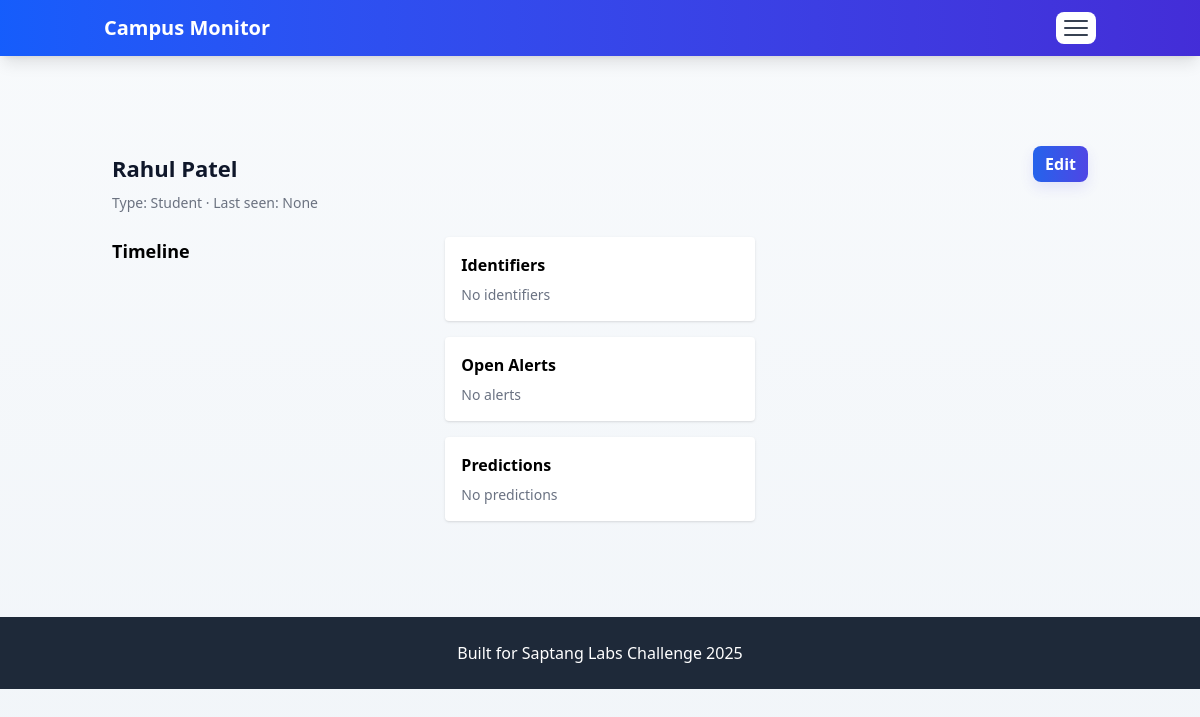
/entity/2/, run on an earlier commit of the app's database.
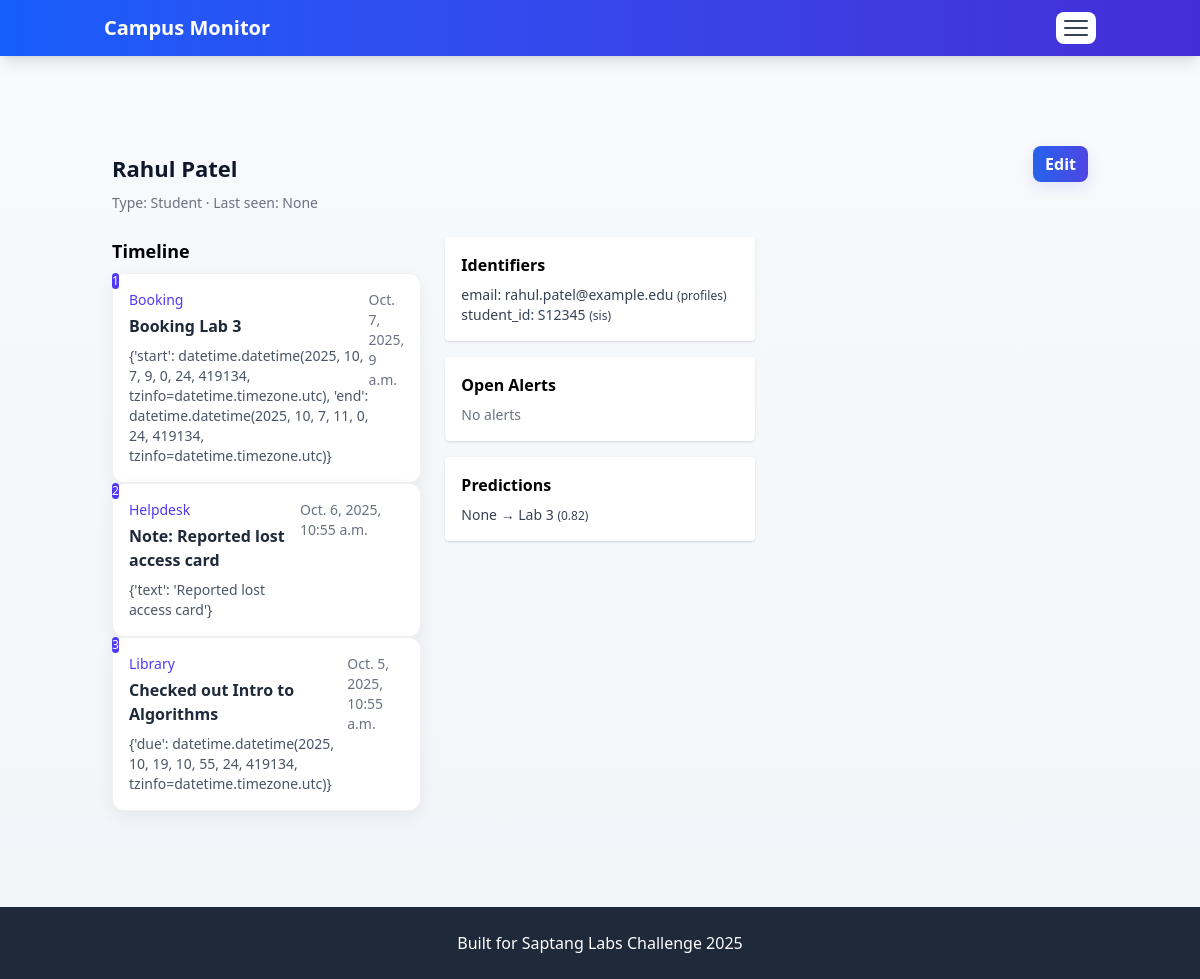
And on a later commit of the database.
### campus_monitor/dashboard/models.py (models this page shows, shortened)
class Entity(models.Model):
	name = models.CharField(max_length=200)
	entity_type = models.CharField(max_length=100, blank=True)
	last_seen = models.DateTimeField(null=True, blank=True)
	status = models.CharField(max_length=100, blank=True)
	confidence = models.FloatField(null=True, blank=True)
	metadata = models.JSONField(blank=True, null=True)
	created_at = models.DateTimeField(default=timezone.now)
	updated_at = models.DateTimeField(auto_now=True)
	class Meta:
		ordering = ['-last_seen', '-updated_at']

class Booking(models.Model):
	entity = models.ForeignKey(Entity, related_name='bookings', on_delete=models.SET_NULL, null=True, blank=True)
	resource = models.CharField(max_length=200)
	start = models.DateTimeField()
	end = models.DateTimeField()
	metadata = models.JSONField(blank=True, null=True)
	created_at = models.DateTimeField(default=timezone.now)

class Note(models.Model):
	entity = models.ForeignKey(Entity, related_name='notes', on_delete=models.SET_NULL, null=True, blank=True)
	source = models.CharField(max_length=200, blank=True)
	timestamp = models.DateTimeField()
	text = models.TextField()
	metadata = models.JSONField(blank=True, null=True)
	created_at = models.DateTimeField(default=timezone.now)

class LibraryCheckout(models.Model):
	entity = models.ForeignKey(Entity, related_name='checkouts', on_delete=models.SET_NULL, null=True, blank=True)
	item = models.CharField(max_length=300)
	checkout_time = models.DateTimeField()
	due_time = models.DateTimeField(null=True, blank=True)
	metadata = models.JSONField(blank=True, null=True)
	created_at = models.DateTimeField(default=timezone.now)

class Identifier(models.Model):
	entity = models.ForeignKey(Entity, related_name='identifiers', on_delete=models.CASCADE)
	id_type = models.CharField(max_length=100)  # e.g., 'card_id', 'email', 'device_hash', 'face_id'
	id_value = models.CharField(max_length=500, db_index=True)
	source = models.CharField(max_length=200, blank=True)  # which system provided this id
	confidence = models.FloatField(null=True, blank=True)
	metadata = models.JSONField(blank=True, null=True)
	created_at = models.DateTimeField(default=timezone.now)
	class Meta:
		unique_together = (('id_type', 'id_value'),)

class Prediction(models.Model):
	entity = models.ForeignKey(Entity, related_name='predictions', on_delete=models.SET_NULL, null=True, blank=True)
	predicted_time = models.DateTimeField(null=True, blank=True)
	predicted_location = models.CharField(max_length=200, blank=True)
	score = models.FloatField(null=True, blank=True)
	model_name = models.CharField(max_length=200, blank=True)
	payload = models.JSONField(blank=True, null=True)
	created_at = models.DateTimeField(default=timezone.now)
	class Meta:
		ordering = ['-created_at']

### campus_monitor/dashboard/views.py (the view)
# urls.py: path('entity/<int:pk>/', views.entity_detail, name='entity_detail'),
def entity_detail(request, pk):
    try:
        e = Entity.objects.get(pk=pk)
    except Entity.DoesNotExist:
        messages.error(request, 'Entity not found.')
        return redirect('entity_list')
    items = []
    for ev in TimelineEvent.objects.filter(entity=e).order_by('-timestamp'):
        items.append({'time': ev.timestamp, 'kind': 'timeline', 'summary': ev.event_type or ev.description, 'details': ev.description, 'source': 'timeline', 'raw': ev.data})
    ids = [ident.id_value for ident in e.identifiers.all() if ident.id_type and ident.id_value]
    if ids:
        swipes = SwipeLog.objects.filter(card_id__in=ids).order_by('-timestamp')[:200]
        for s in swipes:
            items.append({'time': s.timestamp, 'kind': 'swipe', 'summary': f'Swipe @ {s.location}', 'details': s.raw or {}, 'source': 'swipe', 'raw': s.raw})
    device_ids = [ident.id_value for ident in e.identifiers.all() if ident.id_type == 'device_hash']
    if device_ids:
        wlogs = WifiLog.objects.filter(device_hash__in=device_ids).order_by('-timestamp')[:200]
        for w in wlogs:
            items.append({'time': w.timestamp, 'kind': 'wifi', 'summary': f'WiFi @ {w.ap_id}', 'details': {'rssi': w.rssi}, 'source': 'wifi', 'raw': w.raw})
    for b in Booking.objects.filter(entity=e).order_by('-start'):
        items.append({'time': b.start, 'kind': 'booking', 'summary': f'Booking {b.resource}', 'details': {'start': b.start, 'end': b.end}, 'source': 'booking', 'raw': b.metadata})
    for c in LibraryCheckout.objects.filter(entity=e).order_by('-checkout_time'):
        items.append({'time': c.checkout_time, 'kind': 'checkout', 'summary': f'Checked out {c.item}', 'details': {'due': c.due_time}, 'source': 'library', 'raw': c.metadata})
    for n in Note.objects.filter(entity=e).order_by('-timestamp'):
        items.append({'time': n.timestamp, 'kind': 'note', 'summary': f'Note: { (n.text[:80] + "...") if len(n.text) > 80 else n.text }', 'details': {'text': n.text}, 'source': n.source, 'raw': n.metadata})
    items_sorted = sorted(items, key=lambda x: x['time'] or timezone.now(), reverse=True)
    idents = list(e.identifiers.all())
    alerts = list(e.alerts.all())
    preds = list(e.predictions.all())
    return render(request, 'dashboard/entity_detail.html', {
        'entity': e,
        'items': items_sorted,
        'identifiers': idents,
        'alerts': alerts,
        'predictions': preds,
    })

### campus_monitor/dashboard/context_processors.py (called while the page is built)
def server_date(request):
    server_dt = timezone.now()
    if TimelineEvent is not None:
        try:
            latest = TimelineEvent.objects.order_by('-timestamp').first()
            if latest and latest.timestamp:
                server_dt = latest.timestamp
        except Exception:
            pass
    user_is_staff = False
    try:
        if request.user.is_authenticated:
            prof = getattr(request.user, 'profile', None)
            if prof and getattr(prof, 'role', None) in ('Staff', 'Admin'):
                user_is_staff = True
            else:
                user_is_staff = getattr(request.user, 'is_staff', False)
    except Exception:
        user_is_staff = getattr(request.user, 'is_staff', False)
    return {'server_date': server_dt, 'user_is_staff': user_is_staff}

### campus_monitor/dashboard/templates/dashboard/entity_detail.html
{% extends 'dashboard/base.html' %}
{% block content %}
<div class="container mx-auto px-6 py-12">
    <div class="flex items-start justify-between mb-6">
        <div>
            <h1 class="page-title">{{ entity.name }}</h1>
            <div class="text-sm muted">Type: {{ entity.entity_type }} · Last seen: {{ entity.last_seen }}</div>
        </div>
        <div class="text-right">
            <a href="{% url 'add_entity' %}" class="btn-primary">Edit</a>
        </div>
    </div>
    <div class="grid grid-cols-1 md:grid-cols-3 gap-6">
        <div class="col-span-2">
            <h2 class="text-lg font-semibold mb-2">Timeline</h2>
            <div class="relative">
                <div class="border-l-2 border-gray-200 pl-6 space-y-6">
                    {% for item in items %}
                        <div class="relative">
                            <div class="absolute -left-8 top-0 w-6 h-6 rounded-full bg-indigo-600 text-white flex items-center justify-center text-xs">{{ forloop.counter }}</div>
                            <div class="card p-4">
                                <div class="flex items-start justify-between">
                                    <div class="pr-4">
                                        <div class="text-sm text-indigo-600 font-medium">{{ item.source|capfirst }}</div>
                                        <div class="font-semibold text-gray-800 mt-1">{{ item.summary }}</div>
                                        <div class="text-sm text-gray-600 mt-2">{% if item.details %}{{ item.details }}{% endif %}</div>
                                    </div>
                                    <div class="text-sm text-gray-500">{{ item.time }}</div>
                                </div>
                            </div>
                        </div>
                    {% endfor %}
                </div>
            </div>
        </div>
        <div>
            <div class="bg-white p-4 rounded shadow mb-4">
                <h3 class="font-semibold mb-2">Identifiers</h3>
                <ul class="text-sm text-gray-700 space-y-1">
                    {% for id in identifiers %}
                        <li>{{ id.id_type }}: {{ id.id_value }} <span class="text-xs text-gray-400">({{ id.source }})</span></li>
                    {% empty %}
                        <li class="text-gray-500">No identifiers</li>
                    {% endfor %}
                </ul>
            </div>
            <div class="bg-white p-4 rounded shadow mb-4">
                <h3 class="font-semibold mb-2">Open Alerts</h3>
                <ul class="text-sm text-gray-700 space-y-1">
                    {% for a in alerts %}
                        <li>{{ a.alert_type }} - {{ a.message }} <span class="text-xs text-gray-400">({{ a.status }})</span></li>
                    {% empty %}
                        <li class="text-gray-500">No alerts</li>
                    {% endfor %}
                </ul>
            </div>
            <div class="bg-white p-4 rounded shadow">
                <h3 class="font-semibold mb-2">Predictions</h3>
                <ul class="text-sm text-gray-700 space-y-1">
                    {% for p in predictions %}
                        <li>{{ p.predicted_time }} → {{ p.predicted_location }} <span class="text-xs text-gray-400">({{ p.score }})</span></li>
                    {% empty %}
                        <li class="text-gray-500">No predictions</li>
                    {% endfor %}
                </ul>
            </div>
        </div>
    </div>
</div>
{% endblock %}

### campus_monitor/dashboard/templates/dashboard/base.html (shortened to what this page needs)
<!DOCTYPE html>
<html lang="en">
<head>
    <link href="/static/dashboard/styles.css" rel="stylesheet">
    <link href="/static/dashboard/theme.css" rel="stylesheet">
</head>
<body class="bg-gray-50 min-h-screen">
    <nav class="bg-gradient-to-r from-blue-600 to-indigo-700 text-white shadow-lg sticky top-0 z-50">
        <div class="container mx-auto px-4 py-3">
            <div class="flex items-center justify-between">
                <div class="flex items-center space-x-4">
                    <div class="text-xl font-bold mobile-brand">Campus Monitor</div>
                </div>
                <div class="flex items-center space-x-3">
                    <button id="nav-toggle" aria-label="Toggle navigation" aria-controls="nav-menu" aria-expanded="false" class="md:hidden bg-white text-indigo-600 px-2 py-1 rounded focus:outline-none hamburger" type="button">
                        <span class="hamburger-box">
                            <span class="hamburger-inner"></span>
                        </span>
                    </button>
                </div>
            </div>
        </div>
    </nav>
    <main>
            <div class="container mx-auto px-6 py-6">
        </div>
        {% block content %}
        {% endblock %}
    </main>
    <footer class="bg-gray-800 text-white py-6 mt-12">
        <div class="container mx-auto px-6 text-center">
            <p>Built for Saptang Labs Challenge 2025</p>
        </div>
    </footer>
</body>
</html>

### campus_monitor/dashboard/static/dashboard/theme.css (style rules this page uses)
:root { --brand-1: #2563eb; --brand-2: #4f46e5; --muted: #6b7280; --card-bg: #ffffff; --surface: #f8fafc; }
body { background: linear-gradient(180deg, var(--surface) 0%, #f1f5f9 100%); }
.card { background:var(--card-bg);border:1px solid rgba(15,23,42,0.06);border-radius:0.75rem;box-shadow:0 6px 18px rgba(15,23,42,0.06) }
.btn-primary { background:linear-gradient(90deg,var(--brand-1),var(--brand-2));color:white;padding:0.45rem 0.75rem;border-radius:0.5rem;font-weight:600;box-shadow:0 6px 14px rgba(79,70,229,0.12);border:0 }
.page-title { font-size:1.375rem;font-weight:700;color:#0f172a;margin-bottom:0.5rem }
.muted { color:var(--muted) }
.hamburger { display:inline-flex;align-items:center;justify-content:center;width:40px;height:32px;padding:6px;border-radius:8px }
.hamburger .hamburger-box { position:relative;display:inline-block;width:24px;height:18px }
.hamburger .hamburger-inner { position:absolute;top:50%;left:0;right:0;height:2px;background:#374151;border-radius:2px;transform:translateY(-50%);transition:transform .25s ease, background .15s ease }
.hamburger .hamburger-inner::before,.hamburger .hamburger-inner::after { content:'';position:absolute;left:0;right:0;height:2px;background:#374151;border-radius:2px;transition:transform .25s ease, opacity .15s ease; }
.hamburger .hamburger-inner::before { top:-7px }
.hamburger .hamburger-inner::after { bottom:-7px }

What changed in the data, as far as the page shows it:
added Booking: time "Oct. 7, 2025, 9 a.m."
added Note: source "Helpdesk", time "Oct. 6, 2025, 10:55 a.m."
added LibraryCheckout: time "Oct. 5, 2025, 10:55 a.m."
added Identifier: id_type "email", id_value "rahul.patel@example.edu", source "profiles"
added Identifier: id_type "student_id", id_value "S12345", source "sis"
added Prediction: predicted_time "None", predicted_location "Lab 3", score "0.82"
Also different on the page:
new list line: "1 Booking Booking Lab 3 {'start': datetime.datetime(2025, 10, 7, 9, 0, 24, 419134, tzinfo=datetime.timezone.utc), 'end': datetime.datetime(2025, 10, 7, 11, 0, 24, 419134, tzinfo=datetime.timezone.utc)}"
new list line: "2 Note: Reported lost access card {'text': 'Reported lost access card'}"
new list line: "3 Library Checked out Intro to Algorithms {'due': datetime.datetime(2025, 10, 19, 10, 55, 24, 419134, tzinfo=datetime.timezone.utc)}"
text no longer shown: "No identifiers No predictions"
